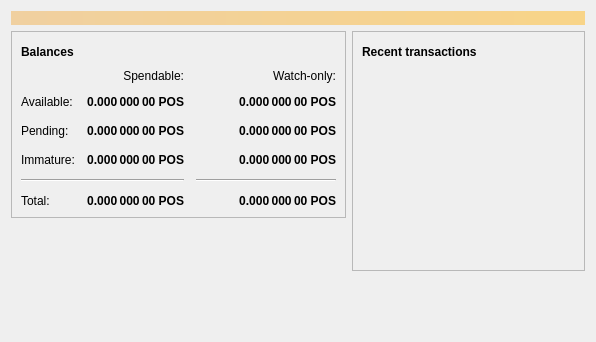
<?xml version="1.0" encoding="UTF-8"?>
<ui version="4.0">
 <class>OverviewPage</class>
 <widget class="QWidget" name="OverviewPage">
  <property name="geometry">
   <rect>
    <x>0</x>
    <y>0</y>
    <width>596</width>
    <height>342</height>
   </rect>
  </property>
  <property name="windowTitle">
   <string>Form</string>
  </property>
  <layout class="QVBoxLayout" name="topLayout">
   <item>
    <widget class="QLabel" name="labelAlerts">
     <property name="visible">
      <bool>false</bool>
     </property>
     <property name="styleSheet">
      <string notr="true">QLabel { background-color: qlineargradient(x1: 0, y1: 0, x2: 1, y2: 0, stop:0 #F0D0A0, stop:1 #F8D488); color:#000000; }</string>
     </property>
     <property name="wordWrap">
      <bool>true</bool>
     </property>
     <property name="margin">
      <number>3</number>
     </property>
     <property name="textInteractionFlags">
      <set>Qt::TextSelectableByMouse</set>
     </property>
    </widget>
   </item>
   <item>
    <layout class="QHBoxLayout" name="horizontalLayout" stretch="1,1">
     <item>
      <layout class="QVBoxLayout" name="verticalLayout_2">
       <item>
        <widget class="QFrame" name="frame">
         <property name="frameShape">
          <enum>QFrame::StyledPanel</enum>
         </property>
         <property name="frameShadow">
          <enum>QFrame::Raised</enum>
         </property>
         <layout class="QVBoxLayout" name="verticalLayout_4">
          <item>
           <layout class="QHBoxLayout" name="horizontalLayout_4">
            <item>
             <widget class="QLabel" name="label_5">
              <property name="font">
               <font>
                <weight>75</weight>
                <bold>true</bold>
               </font>
              </property>
              <property name="text">
               <string>Balances</string>
              </property>
             </widget>
            </item>
            <item>
             <widget class="QPushButton" name="labelWalletStatus">
              <property name="enabled">
               <bool>true</bool>
              </property>
              <property name="maximumSize">
               <size>
                <width>30</width>
                <height>16777215</height>
               </size>
              </property>
              <property name="toolTip">
               <string>The displayed information may be out of date. Your wallet automatically synchronizes with the Poscoin network after a connection is established, but this process has not completed yet.</string>
              </property>
              <property name="text">
               <string/>
              </property>
              <property name="icon">
               <iconset resource="../bitcoin.qrc">
                <normaloff>:/icons/warning</normaloff>
                <disabledoff>:/icons/warning</disabledoff>:/icons/warning</iconset>
              </property>
              <property name="iconSize">
               <size>
                <width>24</width>
                <height>24</height>
               </size>
              </property>
              <property name="flat">
               <bool>true</bool>
              </property>
             </widget>
            </item>
            <item>
             <spacer name="horizontalSpacer_3">
              <property name="orientation">
               <enum>Qt::Horizontal</enum>
              </property>
              <property name="sizeHint" stdset="0">
               <size>
                <width>40</width>
                <height>20</height>
               </size>
              </property>
             </spacer>
            </item>
           </layout>
          </item>
          <item>
           <layout class="QGridLayout" name="gridLayout">
            <property name="spacing">
             <number>12</number>
            </property>
            <item row="2" column="2">
             <widget class="QLabel" name="labelWatchPending">
              <property name="font">
               <font>
                <weight>75</weight>
                <bold>true</bold>
               </font>
              </property>
              <property name="cursor">
               <cursorShape>IBeamCursor</cursorShape>
              </property>
              <property name="toolTip">
               <string>Unconfirmed transactions to watch-only addresses</string>
              </property>
              <property name="text">
               <string notr="true">0.000 000 00 POS</string>
              </property>
              <property name="alignment">
               <set>Qt::AlignRight|Qt::AlignTrailing|Qt::AlignVCenter</set>
              </property>
              <property name="textInteractionFlags">
               <set>Qt::LinksAccessibleByMouse|Qt::TextSelectableByKeyboard|Qt::TextSelectableByMouse</set>
              </property>
             </widget>
            </item>
            <item row="2" column="1">
             <widget class="QLabel" name="labelUnconfirmed">
              <property name="font">
               <font>
                <weight>75</weight>
                <bold>true</bold>
               </font>
              </property>
              <property name="cursor">
               <cursorShape>IBeamCursor</cursorShape>
              </property>
              <property name="toolTip">
               <string>Total of transactions that have yet to be confirmed, and do not yet count toward the spendable balance</string>
              </property>
              <property name="text">
               <string notr="true">0.000 000 00 POS</string>
              </property>
              <property name="alignment">
               <set>Qt::AlignRight|Qt::AlignTrailing|Qt::AlignVCenter</set>
              </property>
              <property name="textInteractionFlags">
               <set>Qt::LinksAccessibleByMouse|Qt::TextSelectableByKeyboard|Qt::TextSelectableByMouse</set>
              </property>
             </widget>
            </item>
            <item row="3" column="2">
             <widget class="QLabel" name="labelWatchImmature">
              <property name="font">
               <font>
                <weight>75</weight>
                <bold>true</bold>
               </font>
              </property>
              <property name="cursor">
               <cursorShape>IBeamCursor</cursorShape>
              </property>
              <property name="toolTip">
               <string>Mined balance in watch-only addresses that has not yet matured</string>
              </property>
              <property name="text">
               <string notr="true">0.000 000 00 POS</string>
              </property>
              <property name="alignment">
               <set>Qt::AlignRight|Qt::AlignTrailing|Qt::AlignVCenter</set>
              </property>
              <property name="textInteractionFlags">
               <set>Qt::LinksAccessibleByMouse|Qt::TextSelectableByKeyboard|Qt::TextSelectableByMouse</set>
              </property>
             </widget>
            </item>
            <item row="4" column="0" colspan="2">
             <widget class="Line" name="line">
              <property name="orientation">
               <enum>Qt::Horizontal</enum>
              </property>
             </widget>
            </item>
            <item row="4" column="2">
             <widget class="Line" name="lineWatchBalance">
              <property name="sizePolicy">
               <sizepolicy hsizetype="Preferred" vsizetype="Fixed">
                <horstretch>0</horstretch>
                <verstretch>0</verstretch>
               </sizepolicy>
              </property>
              <property name="minimumSize">
               <size>
                <width>140</width>
                <height>0</height>
               </size>
              </property>
              <property name="orientation">
               <enum>Qt::Horizontal</enum>
              </property>
             </widget>
            </item>
            <item row="5" column="0">
             <widget class="QLabel" name="labelTotalText">
              <property name="text">
               <string>Total:</string>
              </property>
             </widget>
            </item>
            <item row="3" column="1">
             <widget class="QLabel" name="labelImmature">
              <property name="font">
               <font>
                <weight>75</weight>
                <bold>true</bold>
               </font>
              </property>
              <property name="cursor">
               <cursorShape>IBeamCursor</cursorShape>
              </property>
              <property name="toolTip">
               <string>Mined balance that has not yet matured</string>
              </property>
              <property name="text">
               <string notr="true">0.000 000 00 POS</string>
              </property>
              <property name="alignment">
               <set>Qt::AlignRight|Qt::AlignTrailing|Qt::AlignVCenter</set>
              </property>
              <property name="textInteractionFlags">
               <set>Qt::LinksAccessibleByMouse|Qt::TextSelectableByKeyboard|Qt::TextSelectableByMouse</set>
              </property>
             </widget>
            </item>
            <item row="2" column="3">
             <spacer name="horizontalSpacer_2">
              <property name="orientation">
               <enum>Qt::Horizontal</enum>
              </property>
              <property name="sizeHint" stdset="0">
               <size>
                <width>40</width>
                <height>20</height>
               </size>
              </property>
             </spacer>
            </item>
            <item row="3" column="0">
             <widget class="QLabel" name="labelImmatureText">
              <property name="text">
               <string>Immature:</string>
              </property>
             </widget>
            </item>
            <item row="5" column="1">
             <widget class="QLabel" name="labelTotal">
              <property name="font">
               <font>
                <weight>75</weight>
                <bold>true</bold>
               </font>
              </property>
              <property name="cursor">
               <cursorShape>IBeamCursor</cursorShape>
              </property>
              <property name="toolTip">
               <string>Your current total balance</string>
              </property>
              <property name="text">
               <string notr="true">0.000 000 00 POS</string>
              </property>
              <property name="alignment">
               <set>Qt::AlignRight|Qt::AlignTrailing|Qt::AlignVCenter</set>
              </property>
              <property name="textInteractionFlags">
               <set>Qt::LinksAccessibleByMouse|Qt::TextSelectableByKeyboard|Qt::TextSelectableByMouse</set>
              </property>
             </widget>
            </item>
            <item row="5" column="2">
             <widget class="QLabel" name="labelWatchTotal">
              <property name="font">
               <font>
                <weight>75</weight>
                <bold>true</bold>
               </font>
              </property>
              <property name="cursor">
               <cursorShape>IBeamCursor</cursorShape>
              </property>
              <property name="toolTip">
               <string>Current total balance in watch-only addresses</string>
              </property>
              <property name="text">
               <string notr="true">0.000 000 00 POS</string>
              </property>
              <property name="alignment">
               <set>Qt::AlignRight|Qt::AlignTrailing|Qt::AlignVCenter</set>
              </property>
              <property name="textInteractionFlags">
               <set>Qt::LinksAccessibleByMouse|Qt::TextSelectableByKeyboard|Qt::TextSelectableByMouse</set>
              </property>
             </widget>
            </item>
            <item row="0" column="2">
             <widget class="QLabel" name="labelWatchonly">
              <property name="text">
               <string>Watch-only:</string>
              </property>
              <property name="alignment">
               <set>Qt::AlignRight|Qt::AlignTrailing|Qt::AlignVCenter</set>
              </property>
             </widget>
            </item>
            <item row="1" column="0">
             <widget class="QLabel" name="labelBalanceText">
              <property name="text">
               <string>Available:</string>
              </property>
             </widget>
            </item>
            <item row="1" column="1">
             <widget class="QLabel" name="labelBalance">
              <property name="font">
               <font>
                <weight>75</weight>
                <bold>true</bold>
               </font>
              </property>
              <property name="cursor">
               <cursorShape>IBeamCursor</cursorShape>
              </property>
              <property name="toolTip">
               <string>Your current spendable balance</string>
              </property>
              <property name="text">
               <string notr="true">0.000 000 00 POS</string>
              </property>
              <property name="alignment">
               <set>Qt::AlignRight|Qt::AlignTrailing|Qt::AlignVCenter</set>
              </property>
              <property name="textInteractionFlags">
               <set>Qt::LinksAccessibleByMouse|Qt::TextSelectableByKeyboard|Qt::TextSelectableByMouse</set>
              </property>
             </widget>
            </item>
            <item row="1" column="2">
             <widget class="QLabel" name="labelWatchAvailable">
              <property name="font">
               <font>
                <weight>75</weight>
                <bold>true</bold>
               </font>
              </property>
              <property name="cursor">
               <cursorShape>IBeamCursor</cursorShape>
              </property>
              <property name="toolTip">
               <string>Your current balance in watch-only addresses</string>
              </property>
              <property name="text">
               <string notr="true">0.000 000 00 POS</string>
              </property>
              <property name="alignment">
               <set>Qt::AlignRight|Qt::AlignTrailing|Qt::AlignVCenter</set>
              </property>
              <property name="textInteractionFlags">
               <set>Qt::LinksAccessibleByMouse|Qt::TextSelectableByKeyboard|Qt::TextSelectableByMouse</set>
              </property>
             </widget>
            </item>
            <item row="2" column="0">
             <widget class="QLabel" name="labelPendingText">
              <property name="text">
               <string>Pending:</string>
              </property>
             </widget>
            </item>
            <item row="0" column="1">
             <widget class="QLabel" name="labelSpendable">
              <property name="text">
               <string>Spendable:</string>
              </property>
              <property name="alignment">
               <set>Qt::AlignRight|Qt::AlignTrailing|Qt::AlignVCenter</set>
              </property>
             </widget>
            </item>
           </layout>
          </item>
         </layout>
        </widget>
       </item>
       <item>
        <spacer name="verticalSpacer">
         <property name="orientation">
          <enum>Qt::Vertical</enum>
         </property>
         <property name="sizeHint" stdset="0">
          <size>
           <width>20</width>
           <height>40</height>
          </size>
         </property>
        </spacer>
       </item>
      </layout>
     </item>
     <item>
      <layout class="QVBoxLayout" name="verticalLayout_3">
       <item>
        <widget class="QFrame" name="frame_2">
         <property name="frameShape">
          <enum>QFrame::StyledPanel</enum>
         </property>
         <property name="frameShadow">
          <enum>QFrame::Raised</enum>
         </property>
         <layout class="QVBoxLayout" name="verticalLayout">
          <item>
           <layout class="QHBoxLayout" name="horizontalLayout_2">
            <item>
             <widget class="QLabel" name="label_4">
              <property name="font">
               <font>
                <weight>75</weight>
                <bold>true</bold>
               </font>
              </property>
              <property name="text">
               <string>Recent transactions</string>
              </property>
             </widget>
            </item>
            <item>
             <widget class="QPushButton" name="labelTransactionsStatus">
              <property name="enabled">
               <bool>true</bool>
              </property>
              <property name="maximumSize">
               <size>
                <width>30</width>
                <height>16777215</height>
               </size>
              </property>
              <property name="toolTip">
               <string>The displayed information may be out of date. Your wallet automatically synchronizes with the Poscoin network after a connection is established, but this process has not completed yet.</string>
              </property>
              <property name="text">
               <string/>
              </property>
              <property name="icon">
               <iconset resource="../bitcoin.qrc">
                <normaloff>:/icons/warning</normaloff>
                <disabledoff>:/icons/warning</disabledoff>:/icons/warning</iconset>
              </property>
              <property name="iconSize">
               <size>
                <width>24</width>
                <height>24</height>
               </size>
              </property>
              <property name="flat">
               <bool>true</bool>
              </property>
             </widget>
            </item>
            <item>
             <spacer name="horizontalSpacer">
              <property name="orientation">
               <enum>Qt::Horizontal</enum>
              </property>
              <property name="sizeHint" stdset="0">
               <size>
                <width>40</width>
                <height>20</height>
               </size>
              </property>
             </spacer>
            </item>
           </layout>
          </item>
          <item>
           <widget class="QListView" name="listTransactions">
            <property name="styleSheet">
             <string notr="true">QListView { background: transparent; }</string>
            </property>
            <property name="frameShape">
             <enum>QFrame::NoFrame</enum>
            </property>
            <property name="verticalScrollBarPolicy">
             <enum>Qt::ScrollBarAlwaysOff</enum>
            </property>
            <property name="horizontalScrollBarPolicy">
             <enum>Qt::ScrollBarAlwaysOff</enum>
            </property>
            <property name="selectionMode">
             <enum>QAbstractItemView::NoSelection</enum>
            </property>
           </widget>
          </item>
         </layout>
        </widget>
       </item>
       <item>
        <spacer name="verticalSpacer_2">
         <property name="orientation">
          <enum>Qt::Vertical</enum>
         </property>
         <property name="sizeHint" stdset="0">
          <size>
           <width>20</width>
           <height>40</height>
          </size>
         </property>
        </spacer>
       </item>
      </layout>
     </item>
    </layout>
   </item>
  </layout>
 </widget>
 <resources/>
 <connections/>
</ui>
